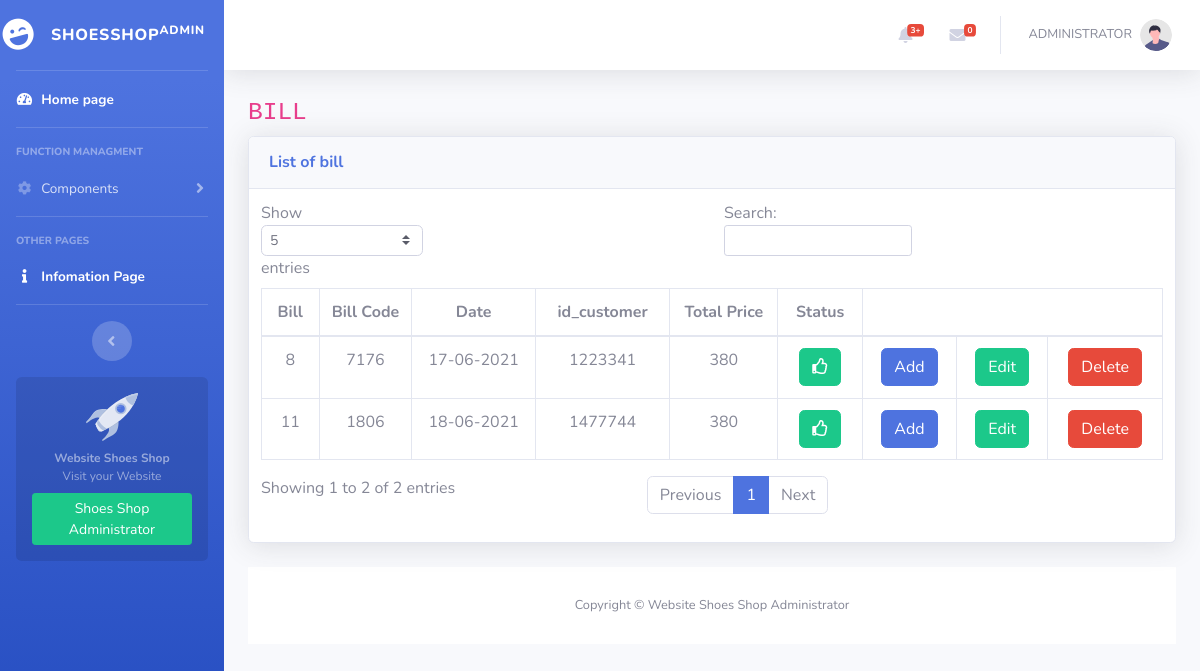
Page /bill.php (signed in) on the committed database.
### tables this page shows
CREATE TABLE IF NOT EXISTS `bill` (
  `id_bill` int(11) NOT NULL AUTO_INCREMENT,
  `bill_code` double NOT NULL,
  `date` date NOT NULL,
  `id_customer` varchar(100) NOT NULL,
  `totalprice` double NOT NULL,
  `status` int(11) NOT NULL,
  PRIMARY KEY (`id_bill`)
);

### bill.php (called while the page is built, shortened)
<?php
    $level ="";
    include $level."layout.php";
?>

### index__data.php (called while the page is built, shortened)
<?php
    $level = "";
    include $level."DB/database.php";
    $SQL_str_listbill= "SELECT * from bill";
    $list__bill= $connect->prepare($SQL_str_listbill);
    $list__bill-> execute();
    $list__bill_rowsdata = $list__bill ->fetchAll();

### search__data.php (called while the page is built, shortened)
<?php
    $level = "";
?>

### component/bill--content.php (the view)
<div class="container-fluid">
<h1 class="h3 mb-2 text-gray-800"><code>BILL</code></h1>
<div class="card shadow mb-4">
    <div class="card-header py-3">
        <h6 class="m-0 font-weight-bold text-primary">List of bill</h6>
    </div>
    <div class="card-body">
        <div class="table-responsive">
            <table class="table table-bordered" id="dataTable" width="100%" cellspacing="0">
                <thead>
                    <tr>
                        <th>Bill</th>
                        <th>Bill Code</th>
                        <th>Date</th>
                        <th>id_customer</th>
                        <th>Total Price</th>
                        <th>Status</th>
                        <th style="border-right:none"></th>
                        <th style="border-left:none;border-right:none"></th>
                        <th style="border-left:none;"></th>
                    </tr>
                </thead>
                <tbody>
                    <?php foreach ($list__bill_rowsdata as $arr__bill)
                    {
                    ?>
                        <tr>
                            <td><?php echo $level.$arr__bill["id_bill"]?></td>
                            <td><?php echo $level.$arr__bill["bill_code"]?></td>
                            <td><?php echo date("d-m-Y",strtotime( $level.$arr__bill["date"]))?></td>
                            <td><?php echo $level.$arr__bill["id_customer"]?></td>
                            <td><?php echo $level.$arr__bill["totalprice"]?></td>
                            <td><?php if($arr__bill['status'] == 1):?>
                                        <a href="setting__status.php?id_bill=<?php echo $arr__bill['id_bill']?>" class="btn btn-success"><i class="far fa-thumbs-up"></i></a>
                                <?php else: ?>
                                        <a href="setting__status.php?id_bill=<?php echo $arr__bill['id_bill']?>" class="btn btn-danger"><i class="far fa-thumbs-down"></i></a>
                                <?php endif ?>
                            </td>
                            <td><a href="<?php echo $level."insert__bill.php"?>" class="btn btn-primary">Add</a></td>
                            <td><a href="edit__bill.php?id_bill=<?php echo $level.$arr__bill["id_bill"]?>" class="btn btn-success">Edit</a></td>
                            <td><a href="delete__data.php?id_bill=<?php echo $level.$arr__bill["id_bill"]?>" class="btn btn-danger">Delete</a></td>
                        </tr>
                    <?php } ?>
                </tbody>
            </table>
        </div>
    </div>
</div>

### rows in the picture
bill: id_bill "8", bill_code "7176", date "17-06-2021", id_customer "1223341", totalprice "380"
bill: id_bill "11", bill_code "1806", date "18-06-2021", id_customer "1477744", totalprice "380"

### other values in the picture
$sql__totalfeedback "0"
$admin_name "ADMINISTRATOR"
